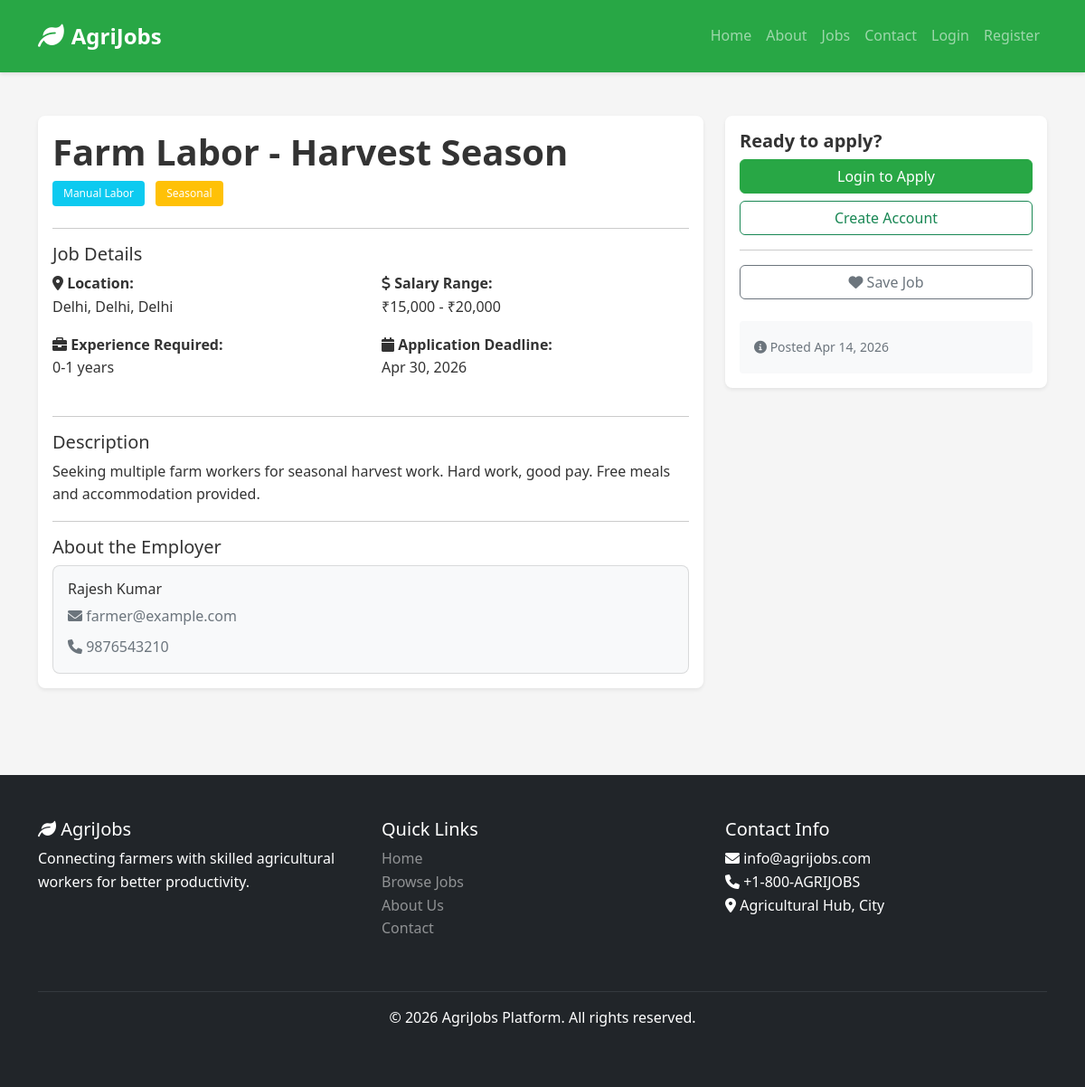
Page /job_detail.php?id=2 on the committed database.
### tables this page shows
CREATE TABLE IF NOT EXISTS jobs (
    id INT PRIMARY KEY AUTO_INCREMENT,
    farmer_id INT NOT NULL,
    job_title VARCHAR(100) NOT NULL,
    category VARCHAR(50) NOT NULL,
    description TEXT NOT NULL,
    location VARCHAR(100) NOT NULL,
    city VARCHAR(50),
    state VARCHAR(50),
    salary_min DECIMAL(10, 2),
    salary_max DECIMAL(10, 2),
    job_type ENUM('full-time', 'part-time', 'seasonal', 'contract') DEFAULT 'full-time',
    experience_required VARCHAR(50),
    contact_name VARCHAR(100),
    contact_phone VARCHAR(20),
    contact_email VARCHAR(100),
    image VARCHAR(255),
    posted_at TIMESTAMP DEFAULT CURRENT_TIMESTAMP,
    deadline DATE,
    is_active BOOLEAN DEFAULT TRUE,
    FOREIGN KEY (farmer_id) REFERENCES users(id) ON DELETE CASCADE
);

CREATE TABLE IF NOT EXISTS users (
    id INT PRIMARY KEY AUTO_INCREMENT,
    full_name VARCHAR(100) NOT NULL,
    email VARCHAR(100) UNIQUE NOT NULL,
    password VARCHAR(255) NOT NULL,
    role ENUM('farmer', 'worker', 'admin') NOT NULL,
    phone VARCHAR(20),
    address TEXT,
    city VARCHAR(50),
    state VARCHAR(50),
    pincode VARCHAR(10),
    bio TEXT,
    profile_pic VARCHAR(255),
    created_at TIMESTAMP DEFAULT CURRENT_TIMESTAMP,
    updated_at TIMESTAMP DEFAULT CURRENT_TIMESTAMP ON UPDATE CURRENT_TIMESTAMP,
    is_active BOOLEAN DEFAULT TRUE
);

### job_detail.php (the view, shortened to what this page needs)
<?php
include 'includes/db_connection.php';
$job_id = (int)$_GET['id'];
$query = "SELECT j.*, u.id as farmer_id, u.full_name, u.email, u.phone FROM jobs j
         JOIN users u ON j.farmer_id = u.id
         WHERE j.id = ? AND j.is_active = TRUE";
$stmt = $conn->prepare($query);
$stmt->bind_param("i", $job_id);
$stmt->execute();
$result = $stmt->get_result();
$job = $result->fetch_assoc();
?>
<?php include 'includes/header.php'; ?>
    <div class="container py-5">
        <div class="row">
            <div class="col-md-8">
                <div class="card border-0 shadow-sm">
                    <div class="card-body">
                        <h1 class="card-title"><?php echo htmlspecialchars($job['job_title']); ?></h1>
                        <div class="mb-4">
                            <span class="badge bg-info me-2"><?php echo htmlspecialchars($job['category']); ?></span>
                            <span class="badge bg-warning"><?php echo ucfirst(htmlspecialchars($job['job_type'])); ?></span>
                        </div>
                        <hr>
                        <h5>Job Details</h5>
                        <div class="row mb-4">
                            <div class="col-md-6 mb-3">
                                <strong><i class="fas fa-map-marker-alt"></i> Location:</strong><br>
                                <?php echo htmlspecialchars($job['location']); ?>,
                                <?php echo htmlspecialchars($job['city']); ?>,
                                <?php echo htmlspecialchars($job['state']); ?>
                            </div>
                            <div class="col-md-6 mb-3">
                                <strong><i class="fas fa-dollar-sign"></i> Salary Range:</strong><br>
                                ₹<?php echo number_format($job['salary_min']); ?> - ₹<?php echo number_format($job['salary_max']); ?>
                            </div>
                            <div class="col-md-6 mb-3">
                                <strong><i class="fas fa-briefcase"></i> Experience Required:</strong><br>
                                <?php echo htmlspecialchars($job['experience_required'] ?? 'Not specified'); ?>
                            </div>
                            <div class="col-md-6 mb-3">
                                <strong><i class="fas fa-calendar"></i> Application Deadline:</strong><br>
                                <?php echo date('M d, Y', strtotime($job['deadline'])); ?>
                            </div>
                        </div>
                        <hr>
                        <h5>Description</h5>
                        <p><?php echo nl2br(htmlspecialchars($job['description'])); ?></p>
                        <hr>
                        <h5>About the Employer</h5>
                        <div class="card bg-light">
                            <div class="card-body">
                                <h6><?php echo htmlspecialchars($job['full_name']); ?></h6>
                                <p class="text-muted mb-2">
                                    <i class="fas fa-envelope"></i> <?php echo htmlspecialchars($job['contact_email']); ?>
                                </p>
                                <p class="text-muted mb-0">
                                    <i class="fas fa-phone"></i> <?php echo htmlspecialchars($job['contact_phone']); ?>
                                </p>
                            </div>
                        </div>
                    </div>
                </div>
            </div>
            <div class="col-md-4">
                <div class="card border-0 shadow-sm sticky-top" style="top: 100px;">
                    <div class="card-body">
                        <h5 class="card-title">Ready to apply?</h5>
                        <?php if (!isset($_SESSION['user_id'])): ?>
                            <a href="login.php" class="btn btn-success w-100 mb-2">Login to Apply</a>
                            <a href="register.php" class="btn btn-outline-success w-100">Create Account</a>
                        <?php elseif ($_SESSION['role'] == 'farmer'): ?>
                            <div class="alert alert-info">
                                <i class="fas fa-info-circle"></i> This is your job posting.
                            </div>
                        <?php endif; ?>
                        <hr>
                        <div class="d-grid">
                            <button class="btn btn-outline-secondary" onclick="saveJob(<?php echo $job['id']; ?>)">
                                <i class="fas fa-heart"></i> Save Job
                            </button>
                        </div>
                        <div class="mt-4 p-3 bg-light rounded">
                            <small class="text-muted">
                                <i class="fas fa-info-circle"></i>
                                Posted <?php echo date('M d, Y', strtotime($job['posted_at'])); ?>
                            </small>
                        </div>
                    </div>
                </div>
            </div>
        </div>
    </div>
<?php include 'includes/footer.php'; ?>

### css/style.css (style rules this page uses)
:root { --primary-color: #28a745; --secondary-color: #6c757d; --dark-color: #343a40; --light-color: #f8f9fa; }
* { margin: 0; padding: 0; box-sizing: border-box; }
body { font-family: 'Segoe UI', Tahoma, Geneva, Verdana, sans-serif; line-height: 1.6; color: #333; background-color: #f5f5f5; }
.card { transition: all 0.3s ease; border-radius: 8px; }
.card-title { color: #333; font-weight: 600; }
.badge { padding: 0.5rem 0.75rem; font-weight: 500; }
.btn { border-radius: 6px; font-weight: 500; transition: all 0.3s ease; text-decoration: none; }
.btn-success { background-color: #28a745; border-color: #28a745; }
.card { animation: fadeIn 0.3s ease; }
.shadow-sm { box-shadow: 0 0.125rem 0.25rem rgba(0, 0, 0, 0.075) !important; }
.sticky-top { z-index: 1020; }
a { color: #28a745; text-decoration: none; transition: color 0.3s ease; }

### rows in the picture
jobs: job_title "Farm Labor - Harvest Season", category "Manual Labor", job_type "Seasonal", location "Delhi", city "Delhi", state "Delhi", salary_min "15,000", salary_max "20,000", experience_required "0-1 years", deadline "Apr 30, 2026", description "Seeking multiple farm workers for seasonal harvest work. Hard work, good pay. Free meals and accommodation provided.", farmer.full_name "Rajesh Kumar", contact_email "farmer@example.com", contact_phone "9876543210", posted_at "Apr 14, 2026"
